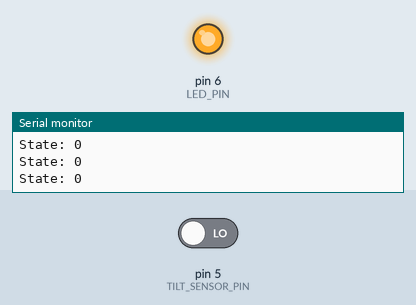
Simulated run of this sketch. Board: Arduino Uno, built with avr-gcc and run on an emulated ATmega328P. Shown: output pins drawn as LEDs (lit = HIGH), the last lines printed to the serial monitor. The inputs (shaded band) are chosen by the test bench; at power-on: pin 5 (TILT_SENSOR_PIN) LOW.

Above: at 1.2 s.
1.3 s: pin 5 (TILT_SENSOR_PIN) driven HIGH
At 2.5 s:
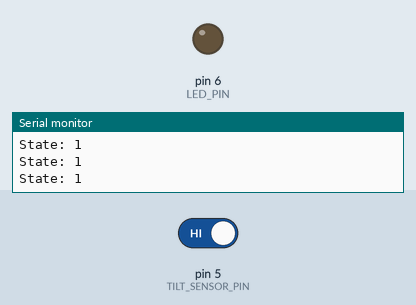
2.8 s: pin 5 (TILT_SENSOR_PIN) driven LOW
At 4.0 s:
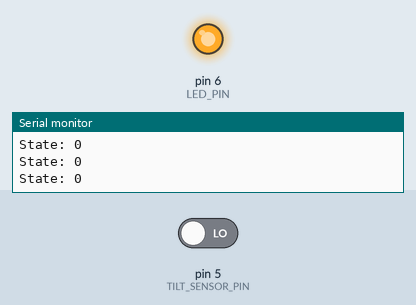
Timing chart, 0 to 5.8 s (numbered marks = the images above; inputs shaded):
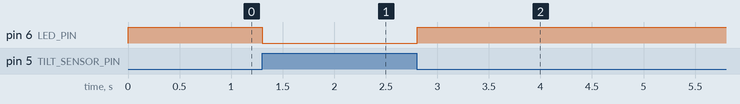

Measured:
- after the input at 1.3 s, pin 6 (LED_PIN): HIGH → LOW at once
- after the input at 2.8 s, pin 6 (LED_PIN): LOW → HIGH at once

The sketch:

TiltSensorCode.ino
```cpp
#define TILT_SENSOR_PIN 5 // Pin to which the tilt sensor is connected
#define LED_PIN 6 // Pin to which the LED is connected

void setup() {
  pinMode(TILT_SENSOR_PIN, INPUT); // Set the tilt sensor pin as an input
  pinMode(LED_PIN, OUTPUT); // Set the LED pin as an output
  Serial.begin(9600);
}

void loop() {
  bool state = digitalRead(TILT_SENSOR_PIN); //Write the tilt sensor status to a variable
  Serial.println("State: " + String(state));
  digitalWrite(LED_PIN, !state); //Set the LED status to be inverted to the sensor status using “!”
  delay(100); //Add a small delay for stability
}
```
